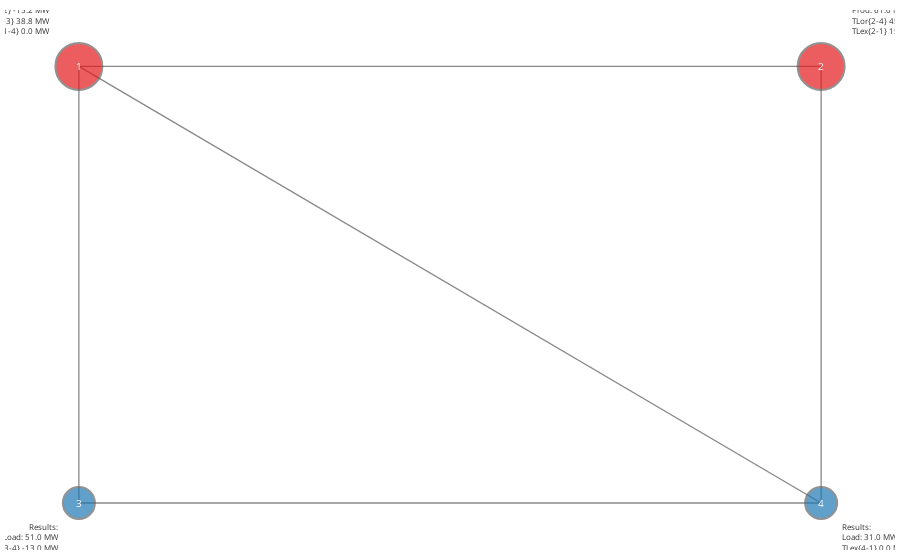

The code cell stored with this chart in its notebook:
### Markdown cell above
<p style="font-family:'Verdana','sans-serif'; color:#393D3F; text-align:justify; font-size:14px;">
Let's run the game given the new action to see how the grid is affected.
</p>

### Code cell
# Run the environment.
applied_action = applied_action.as_array()

env, obs = sim(applied_action)

# Get the grid.
grid_do_nothing = reconstruct_grid(env, obs, applied_action, layout, label_pos, replace_dic=True)
iplot(grid_do_nothing)

### Figure 1 — Plotly figure (JSON) as saved in the notebook; plotly's stock layout.template omitted (floating-point values rounded to 4 significant figures)
{"data": [{"hoverinfo": "text", "line": {"color": "#888", "width": 1.3}, "mode": "lines", "type": "scatter", "x": [-10, 10, null, -10, -10, null, -10, 10, null, 10, 10, null, -10, 10, null], "y": [10, 10, null, 10, -10, null, 10, -10, null, 10, -10, null, -10, -10, null]}, {"hoverinfo": "text", "marker": {"color": ["rgb(227,26,28)", "rgb(227,26,28)", "rgb(31,120,180)", "rgb(31,120,180)"], "line": {"color": "rgb(100,100,100)", "width": 2}, "size": [47, 47, 32, 32]}, "mode": "markers+text", "text": ["Results:<br>Prod: 23.7 MW<br>TLor{1-2} -15.2 MW<br>TLor{1-3} 38.8 MW<br>TLor{1-4} 0.0 MW", "Results:<br>Prod: 61.0 MW<br>TLor{2-4} 45.4 MW<br>TLex{2-1} 15.6 MW", "Results:<br>Load: 51.0 MW<br>TLor{3-4} -13.0 MW<br>TLex{3-1} -38.0 MW", "Results:<br>Load: 31.0 MW<br>TLex{4-1} 0.0 MW<br>TLex{4-2} -44.2 MW<br>TLex{4-3} 13.2 MW"], "textfont": {"color": "rgb(50,50,50)", "size": 8}, "textposition": ["top left", "top right", "bottom left", "bottom right"], "type": "scatter", "x": [-10, 10, -10, 10], "y": [10, 10, -10, -10]}], "layout": {"annotations": [{"font": {"color": "rgb(255,255,255)", "size": 10}, "showarrow": false, "text": "1", "x": -10, "xref": "x1", "y": 10, "yref": "y1"}, {"font": {"color": "rgb(255,255,255)", "size": 10}, "showarrow": false, "text": "2", "x": 10, "xref": "x1", "y": 10, "yref": "y1"}, {"font": {"color": "rgb(255,255,255)", "size": 10}, "showarrow": false, "text": "3", "x": -10, "xref": "x1", "y": -10, "yref": "y1"}, {"font": {"color": "rgb(255,255,255)", "size": 10}, "showarrow": false, "text": "4", "x": 10, "xref": "x1", "y": -10, "yref": "y1"}], "margin": {"b": 10, "l": 5, "r": 5, "t": 10}, "showlegend": false, "xaxis": {"showgrid": false, "showticklabels": false, "zeroline": false}, "yaxis": {"showgrid": false, "showticklabels": false, "zeroline": false}}}
